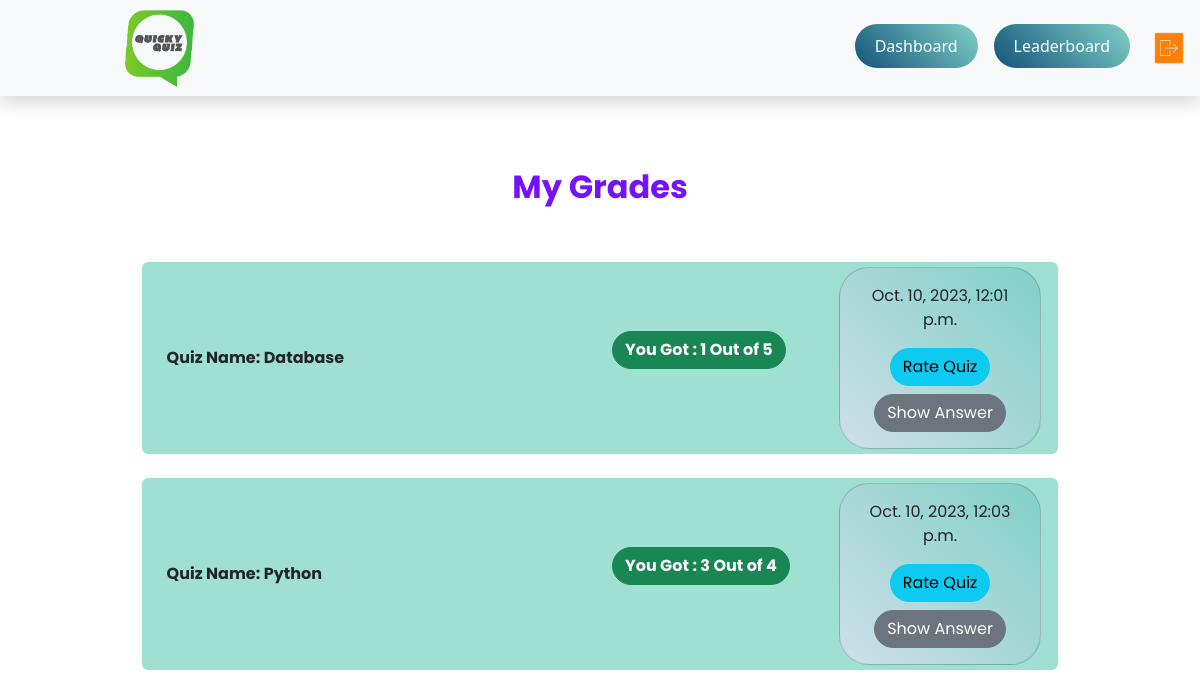
/student/grades (signed in), run on the app's committed database.
### Quiz/models.py (models this page shows, shortened)
class Result(models.Model):
    student = models.ForeignKey(
        Student, on_delete=models.CASCADE, related_name='quiz_results')
    exam = models.ForeignKey(
        Quiz, on_delete=models.CASCADE, related_name='quiz_results')
    correct = models.PositiveIntegerField()
    submitted_date = models.DateTimeField(auto_now=True)
    qCount = models.PositiveIntegerField(default=0)
    score = models.PositiveIntegerField(default=0)  # Add this field for scores

class Quiz(models.Model):
    quiz_name = models.CharField(max_length=100, default='')
    instructions = models.CharField(max_length=600, default='')
    rating_average = models.DecimalField(
        max_digits=3, decimal_places=2, default=0.00)
    def __str__(self):
        return self.quiz_name

### student/views.py (the view)
# urls.py: path('grades', views.grades, name='grades'),
@login_required(login_url='slogin')
@user_passes_test(is_student)
def grades(request):
    student = signupModel.Student.objects.get(user_id=request.user.id)
    results = qmodel.Result.objects.all().filter(student=student)
    return render(request, 'grades.html', {'results': results})

### student/views.py (called while the page is built)
def is_student(user):
    return user.groups.filter(name='STUDENT').exists()

### student/templates/grades.html (shortened to what this page needs)
<!DOCTYPE html>
<html lang="en">
<head>
    <link rel="stylesheet" href="https://cdn.jsdelivr.net/npm/bootstrap@5.2.0/dist/css/bootstrap.min.css">
    {% load static %}
    <link rel="stylesheet" href="{% static 'styles_student.css' %}">
</head>
<body>
    <nav class="navbar navbar-expand-lg bg-light shadow">
        <img src="{% static 'qq.png' %}" alt="Logo" width="150" height="80" class="logos">
        <div class="collapse navbar-collapse" id="navbarSupportedContent">
            <ul class="navbar-nav ms-auto mb-2 mb-lg-0">
                <li class="nav-item mx-2">
                    <a class="custom-button" href="{% url 'sdashboard' %}">Dashboard</a>
                </li>
                <li class="nav-item mx-2">
                    <a class="custom-button" aria-current="page" href="{% url 'leaderboard'%}">Leaderboard</a>
                </li>
                <li class="nav-item mx-2">
                    <a class="nav-link fonts logout" aria-expanded="false" href="{% url 'logout' %}">
                        <img src="{% static 'logout.png' %}" alt="Logo" width="30">
                    </a>
                </li>
            </ul>
        </div>
    </nav>
    <br>
    <div class="container lbl mt-5 mb-5 fonts">
        <center>
            <h2 style="font-weight:bold; color: #7612f9;"> My Grades
            </h2>
        </center>
        <br> <br>
        {% if results %}
        {% for r in results %}
        <div style="padding-left: 10%; padding-right: 10%;">
            <div class="row align-items-center rounded" style="background: #9fe0d2; padding: 5px;">
                <div class="col-md-6">
                    <p class="m-0 p-2"><b>Quiz Name: {{r.exam}} </b></p>
                </div>
                <div class="col-md-3">
                    <p class="btn btn-success" style="color: #fafafa; border-radius: 30px;"><b>You Got : {{r.correct}}
                            Out of {{r.qCount}}</b> </p>
                </div>
                <div class="col-md-3">
                    <div class="card">
                        <div class="card-body text-center">
                            <p class="card-text">{{ r.submitted_date }}</p>
                            <a href="{% url 'review_quiz' r.exam.id %}" class="btn btn-info"
                                style="border-radius: 30px;">Rate
                                Quiz</a>
                            <a href="{% url 'review' r.exam.id %}" class="btn btn-secondary btn-block mt-2"
                                style="border-radius: 30px;">Show
                                Answer</a>
                        </div>
                    </div>
                </div>
            </div>
            <br>
        </div>
        {% endfor %}
        {% endif %}
    </div>
</body>
</html>

### student/static/styles_student.css (style rules this page uses)
.lbl { font-family:'Poppins'; font-size: 16px; }
.logos { margin-left: 7%; }
.fonts { font-family:'Poppins'; font-size: 16px; }
.logout { padding-left: 2rem; padding-right: 2rem; }

### student/templates/grades.html (style rules this page uses)
.custom-button { display: inline-block; padding: 10px 20px; background: linear-gradient(45deg, #13547a, #80d0c7); color: #fff; border: none; border-radius: 30px; text-decoration: none; transition: background 0.9s ease-in-out; }
.card { background: linear-gradient(45deg, #cedfe8, #80d0c7); border-radius: 30px; }

### data on the page
Result: exam "Database", correct "1", qCount "5", submitted_date "Oct. 10, 2023, 12:01 p.m."
Result: exam "Python", correct "3", qCount "4", submitted_date "Oct. 10, 2023, 12:03 p.m."
